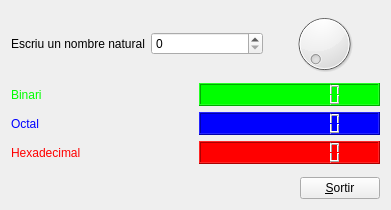
<?xml version="1.0" encoding="UTF-8"?>
<ui version="4.0">
 <class>MyForm</class>
 <widget class="QWidget" name="MyForm">
  <property name="geometry">
   <rect>
    <x>0</x>
    <y>0</y>
    <width>391</width>
    <height>210</height>
   </rect>
  </property>
  <property name="windowTitle">
   <string>Form</string>
  </property>
  <layout class="QVBoxLayout" name="verticalLayout_5">
   <item>
    <layout class="QVBoxLayout" name="verticalLayout_4">
     <item>
      <layout class="QVBoxLayout" name="verticalLayout_2">
       <item>
        <layout class="QHBoxLayout" name="horizontalLayout">
         <item>
          <widget class="QLabel" name="label">
           <property name="text">
            <string>Escriu un nombre natural</string>
           </property>
          </widget>
         </item>
         <item>
          <widget class="QSpinBox" name="spinBox">
           <property name="maximum">
            <number>1023</number>
           </property>
          </widget>
         </item>
         <item>
          <widget class="QDial" name="dial">
           <property name="maximum">
            <number>1023</number>
           </property>
          </widget>
         </item>
        </layout>
       </item>
       <item>
        <layout class="QVBoxLayout" name="verticalLayout">
         <item>
          <layout class="QHBoxLayout" name="horizontalLayout_2">
           <item>
            <widget class="QLabel" name="label_2">
             <property name="styleSheet">
              <string notr="true">color: rgb(0, 255, 0);</string>
             </property>
             <property name="text">
              <string>Binari</string>
             </property>
            </widget>
           </item>
           <item>
            <widget class="QLCDNumber" name="lcdNumber">
             <property name="styleSheet">
              <string notr="true">background-color: rgb(0, 255, 0);</string>
             </property>
             <property name="digitCount">
              <number>10</number>
             </property>
             <property name="mode">
              <enum>QLCDNumber::Bin</enum>
             </property>
            </widget>
           </item>
          </layout>
         </item>
         <item>
          <layout class="QHBoxLayout" name="horizontalLayout_3">
           <item>
            <widget class="QLabel" name="label_3">
             <property name="styleSheet">
              <string notr="true">color: rgb(0,0,255);</string>
             </property>
             <property name="text">
              <string>Octal</string>
             </property>
            </widget>
           </item>
           <item>
            <widget class="QLCDNumber" name="lcdNumber_2">
             <property name="styleSheet">
              <string notr="true">background-color: rgb(0, 0, 255);</string>
             </property>
             <property name="digitCount">
              <number>10</number>
             </property>
             <property name="mode">
              <enum>QLCDNumber::Oct</enum>
             </property>
            </widget>
           </item>
          </layout>
         </item>
         <item>
          <layout class="QHBoxLayout" name="horizontalLayout_4">
           <item>
            <widget class="QLabel" name="label_4">
             <property name="styleSheet">
              <string notr="true">color: rgb(255,0, 0);</string>
             </property>
             <property name="text">
              <string>Hexadecimal</string>
             </property>
            </widget>
           </item>
           <item>
            <widget class="QLCDNumber" name="lcdNumber_3">
             <property name="styleSheet">
              <string notr="true">background-color: rgb(255, 0, 0);</string>
             </property>
             <property name="digitCount">
              <number>10</number>
             </property>
             <property name="mode">
              <enum>QLCDNumber::Hex</enum>
             </property>
            </widget>
           </item>
          </layout>
         </item>
        </layout>
       </item>
      </layout>
     </item>
     <item>
      <layout class="QVBoxLayout" name="verticalLayout_3">
       <item>
        <spacer name="verticalSpacer">
         <property name="orientation">
          <enum>Qt::Vertical</enum>
         </property>
         <property name="sizeHint" stdset="0">
          <size>
           <width>20</width>
           <height>40</height>
          </size>
         </property>
        </spacer>
       </item>
       <item>
        <layout class="QHBoxLayout" name="horizontalLayout_5">
         <item>
          <spacer name="horizontalSpacer">
           <property name="orientation">
            <enum>Qt::Horizontal</enum>
           </property>
           <property name="sizeHint" stdset="0">
            <size>
             <width>40</width>
             <height>20</height>
            </size>
           </property>
          </spacer>
         </item>
         <item>
          <widget class="QPushButton" name="pushButton">
           <property name="text">
            <string>&amp;Sortir</string>
           </property>
          </widget>
         </item>
        </layout>
       </item>
      </layout>
     </item>
    </layout>
   </item>
  </layout>
 </widget>
 <resources/>
 <connections>
  <connection>
   <sender>dial</sender>
   <signal>sliderMoved(int)</signal>
   <receiver>spinBox</receiver>
   <slot>setValue(int)</slot>
   <hints>
    <hint type="sourcelabel">
     <x>298</x>
     <y>61</y>
    </hint>
    <hint type="destinationlabel">
     <x>201</x>
     <y>32</y>
    </hint>
   </hints>
  </connection>
  <connection>
   <sender>spinBox</sender>
   <signal>valueChanged(int)</signal>
   <receiver>dial</receiver>
   <slot>setValue(int)</slot>
   <hints>
    <hint type="sourcelabel">
     <x>201</x>
     <y>39</y>
    </hint>
    <hint type="destinationlabel">
     <x>284</x>
     <y>45</y>
    </hint>
   </hints>
  </connection>
  <connection>
   <sender>spinBox</sender>
   <signal>valueChanged(int)</signal>
   <receiver>lcdNumber</receiver>
   <slot>display(int)</slot>
   <hints>
    <hint type="sourcelabel">
     <x>238</x>
     <y>34</y>
    </hint>
    <hint type="destinationlabel">
     <x>260</x>
     <y>86</y>
    </hint>
   </hints>
  </connection>
  <connection>
   <sender>spinBox</sender>
   <signal>valueChanged(int)</signal>
   <receiver>lcdNumber_2</receiver>
   <slot>display(int)</slot>
   <hints>
    <hint type="sourcelabel">
     <x>241</x>
     <y>30</y>
    </hint>
    <hint type="destinationlabel">
     <x>260</x>
     <y>117</y>
    </hint>
   </hints>
  </connection>
  <connection>
   <sender>spinBox</sender>
   <signal>valueChanged(int)</signal>
   <receiver>lcdNumber_3</receiver>
   <slot>display(int)</slot>
   <hints>
    <hint type="sourcelabel">
     <x>241</x>
     <y>47</y>
    </hint>
    <hint type="destinationlabel">
     <x>251</x>
     <y>154</y>
    </hint>
   </hints>
  </connection>
  <connection>
   <sender>pushButton</sender>
   <signal>clicked()</signal>
   <receiver>MyForm</receiver>
   <slot>close()</slot>
   <hints>
    <hint type="sourcelabel">
     <x>323</x>
     <y>188</y>
    </hint>
    <hint type="destinationlabel">
     <x>346</x>
     <y>205</y>
    </hint>
   </hints>
  </connection>
 </connections>
</ui>
